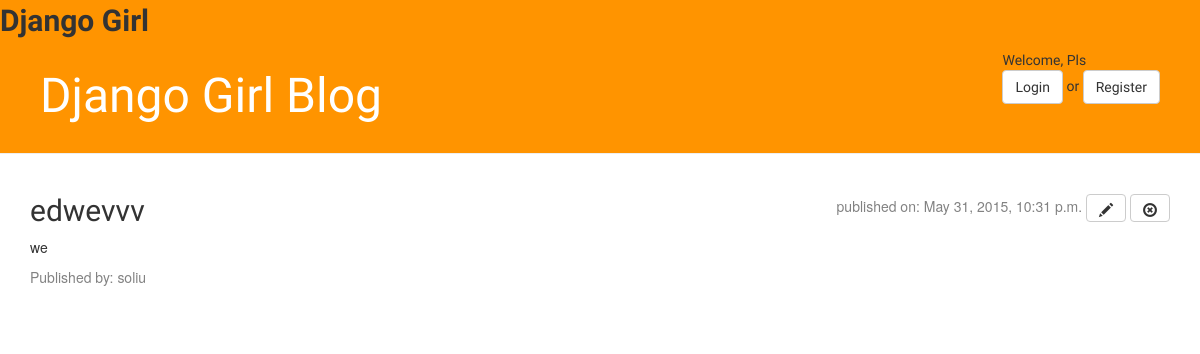
The page /post/13/ on the database its author committed.
### blog/models.py (models this page shows, shortened)
class Post(models.Model):
    author=models.ForeignKey('auth.User')
    title=models.CharField(max_length=200)
    text=models.TextField()
    created_date=models.DateTimeField(default=timezone.now)
    published_date=models.DateTimeField(blank=True, null=True)

### blog/views.py (the view)
# urls.py: url(r'^post/(?P<pk>[0-9]+)/$',views.post_detail),
def post_detail(request,pk):
    post=get_object_or_404(Post,pk=pk)
    return render(request,"detail.html",{ 'post': post })

### blog/templates/detail.html
{% extends 'base.html' %}
{% block content%}
<div class="post">
    <div class="rfloat">
        {% if post.published_date %}
        <span class="date">published on: {{post.published_date}}</span>
        {%else%}
         <span class="editbtn"> <a class="btn btn-default" href="{% url 'post_publish' pk=post.pk%}">Publish</a> </span>
        {% endif %}
        <span class="editbtn"> <a class="btn btn-default" href="{% url 'post_edit' pk=post.pk%}"><span class="glyphicon glyphicon-pencil"></span> </a> </span>
        <span class="editbtn"> <a class="btn btn-default" href="{% url 'post_remove' pk=post.pk%}"><span class="glyphicon glyphicon-remove-circle"></span> </a> </span>
    </div>
    <h2>{{post.title}}</h2>
    <p>
        {{post.text|linebreaksbr}}
    </p>
    <div class="publisher">Published by: {{post.author.username}}</div>
</div>
{% endblock %}

### blog/static/app/content/blog.css (style rules this page uses)
body { margin:0; }
h1, h2, h3, h4 { font-family: 'Lobster', cursive; }
.rfloat { float: right; color: #828282; }
.publisher { float: left; color: #828282; }
.post { margin-bottom: 70px; }

### rows shown on the page
Post: published_date "May 31, 2015, 10:31 p.m.", title "edwevvv", text "we", author.username "soliu"
